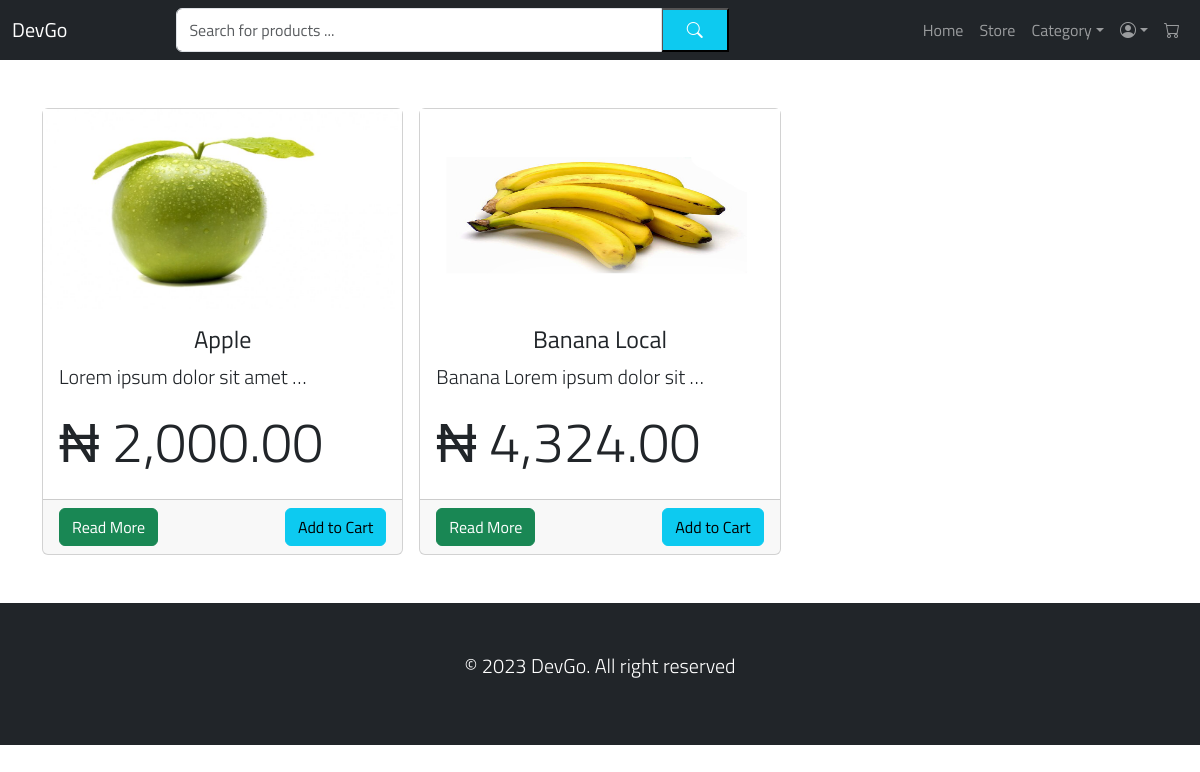
Page /category/1/ on the committed database.
### stores/models.py (models this page shows, shortened)
class Product(models.Model):
    title = models.CharField(max_length=50)
    description = models.TextField()
    price = models.DecimalField(max_digits=9, decimal_places=2)
    category = models.ForeignKey(Category, on_delete=models.CASCADE)
    image = models.ImageField(upload_to='product')
    available = models.BooleanField(default=False)
    created_at= models.DateTimeField(auto_now_add=True)

### stores/views.py (the view)
# urls.py: path('category/<str:id>/', views.category, name='category'),
def category(request,id):
    get_category = Product.objects.all().filter(category=id)
    context ={
        'output':get_category
    }
    return render(request, 'stores/category.html',context)

### stores/context_processor.py (called while the page is built)
def category(request):
    category = Category.objects.all()
    context = {
        'categorys':category
    }
    return context

def cartproduct(request):
    context={
    }
    return context

### templates/stores/category.html (shortened to what this page needs)
{% extends 'base.html' %}
{% load humanize %}
{% block content %}
<section id="stores" class="my-5">
    <div class="container">
        <div class="row g-3">
            {% if output %}
                {% for product in output %}
                    <div class="col-md-4">
                        <div class="card">
                           <img src="{{product.image.url}}" alt="{{product.title}}" height="200">
                           <div class="card-body">
                                <h4 class="text-center">{{product.title | title}}</h4>
                                <p class="lead">{{product.description | truncatewords:5}}</p>
                                <h5 class="display-4"> &#8358; {{product.price |intcomma }}</h5>
                           </div>
                           <div class="card-footer">
                                <div class="d-flex justify-content-between">
                                    <a href="{% url 'store' product.id %}" class="btn btn-success">Read More</a>
                                    <a href="" class="btn btn-info">Add to Cart</a>
                                </div>
                           </div>
                        </div>
                    </div>
                {% endfor %}
            {% else %}
                <p class="lead text-white bg-danger text-center py-4 mt-5">
                    No Products Match
                </p>
            {% endif %}
        </div>
    </div>
</section>
{% endblock content %}

### devcommerce/static/css/style.css (style rules this page uses)
*, body { font-family: 'Titillium Web', sans-serif !important; }

### rows in the picture
Product: image (picture), title "Apple", description "Lorem ipsum dolor sit amet …", price "2,000.00"
Product: image (picture), title "Banana Local", description "Banana Lorem ipsum dolor sit …", price "4,324.00"
